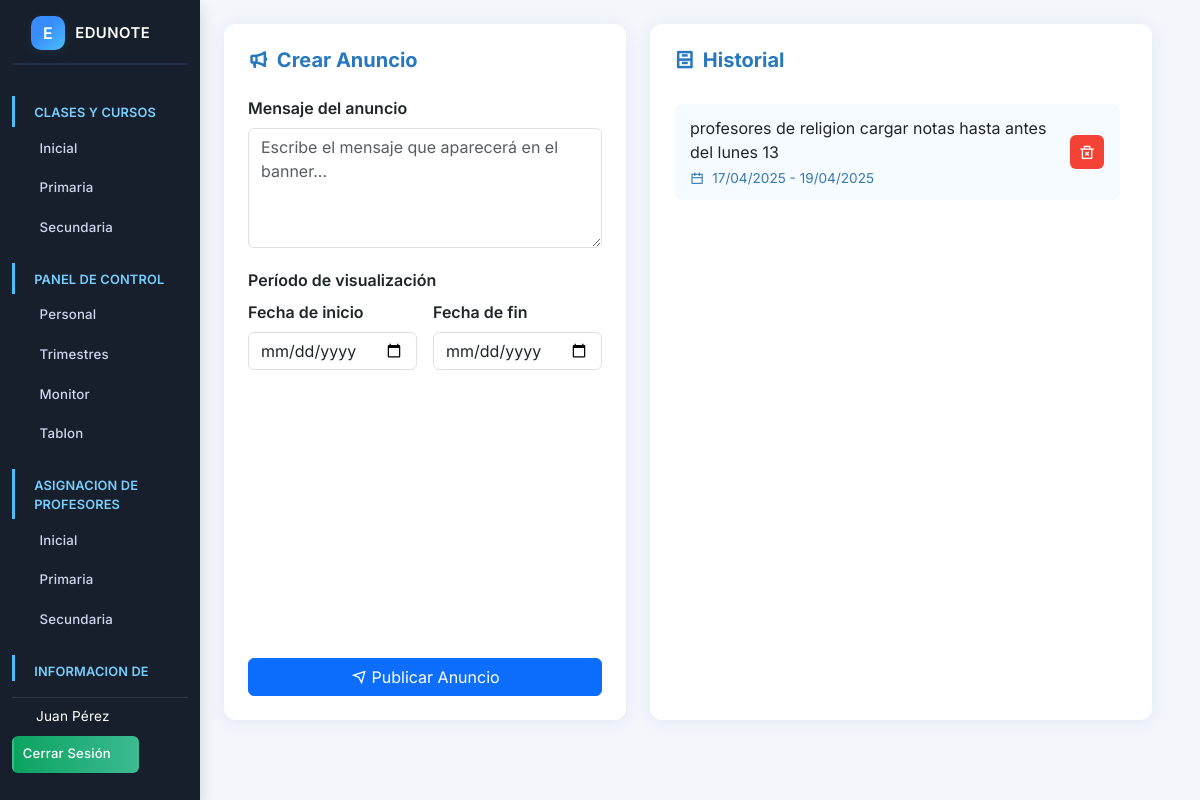
The page /admin/anuncios.php (signed in) on the database its author committed.
### tables this page shows
CREATE TABLE `anuncios` (
  `id` int(11) NOT NULL,
  `mensaje` text NOT NULL,
  `fecha_inicio` date NOT NULL,
  `fecha_fin` date NOT NULL,
  `creado_por` int(11) DEFAULT NULL,
  `creado_en` timestamp NOT NULL DEFAULT current_timestamp()
);

### admin/anuncios.php (the view, shortened to what this page needs)
<?php
$conn = (new Database())->connect();
$stmt = $conn->query("SELECT * FROM anuncios ORDER BY fecha_inicio DESC");
$anuncios = $stmt->fetchAll(PDO::FETCH_ASSOC);
?>
<!DOCTYPE html>
<html lang="es">
<head>
    <link rel="stylesheet" href="../css/bootstrap.min.css">
    <link rel="stylesheet" href="https://cdn.jsdelivr.net/npm/remixicon@4.1.0/fonts/remixicon.css">
</head>
<body>
    <div class="container-fluid">
        <div class="row">
            <?php include '../includes/sidebar.php'; ?>
            <main class="col-md-9 ms-sm-auto col-lg-10 px-md-4">
                <div class="main-container">
                    <div class="form-column">
                        <h2 class="section-title">
                            <i class="ri-megaphone-line"></i> Crear Anuncio
                        </h2>
                        <form method="post" class="form-container" autocomplete="off">
                            <div class="form-group">
                                <label>Mensaje del anuncio</label>
                                <textarea
                                    name="mensaje"
                                    class="form-control"
                                    rows="4"
                                    maxlength="255"
                                    required
                                    placeholder="Escribe el mensaje que aparecerá en el banner..."
                                ></textarea>
                            </div>
                            <div class="form-group">
                                <label>Período de visualización</label>
                                <div class="date-inputs">
                                    <div>
                                        <label>Fecha de inicio</label>
                                        <input
                                            type="date"
                                            name="fecha_inicio"
                                            required
                                            class="form-control"
                                        >
                                    </div>
                                    <div>
                                        <label>Fecha de fin</label>
                                        <input
                                            type="date"
                                            name="fecha_fin"
                                            required
                                            class="form-control"
                                        >
                                    </div>
                                </div>
                            </div>
                            <button type="submit" class="btn btn-primary submit-btn">
                                <i class="ri-send-plane-line"></i> Publicar Anuncio
                            </button>
                        </form>
                    </div>
                    <div class="history-column">
                        <h2 class="section-title">
                            <i class="ri-archive-drawer-line"></i> Historial
                        </h2>
                        <div class="announcement-list">
                            <?php if (empty($anuncios)): ?>
                                <div class="empty-state">
                                    No hay anuncios registrados
                                </div>
                            <?php else: ?>
                                <?php foreach ($anuncios as $a): ?>
                                    <div class="announcement-item">
                                        <div class="announcement-content">
                                            <div class="announcement-message">
                                                <?php echo htmlspecialchars($a['mensaje']); ?>
                                            </div>
                                            <div class="announcement-dates">
                                                <i class="ri-calendar-line"></i>
                                                <?php echo date('d/m/Y', strtotime($a['fecha_inicio'])); ?>
                                                -
                                                <?php echo date('d/m/Y', strtotime($a['fecha_fin'])); ?>
                                            </div>
                                        </div>
                                        <form method="get" onsubmit="return confirm('¿Eliminar este anuncio?');">
                                            <button type="submit" class="delete-btn" title="Eliminar anuncio">
                                                <i class="ri-delete-bin-2-line"></i>
                                            </button>
                                        </form>
                                    </div>
                                <?php endforeach; ?>
                            <?php endif; ?>
                        </div>
                    </div>
                </div>
            </main>
        </div>
    </div>
</body>
</html>

### admin/anuncios.php (style rules this page uses)
:root { --primary-blue: #2678bf; --light-blue: #f6fbff; --danger-red: #f44336; --danger-hover: #b71c1c; --border-color: #e0e0e0; --shadow-color: rgba(28, 78, 172, 0.07); }
body { background: #f3f6fb; font-family: 'Inter', Arial, sans-serif; height: 100vh; overflow: hidden; }
.main-container { display: flex; height: calc(100vh - 56px); gap: 1.5rem; padding: 1.5rem 1.5rem 1.5rem 0; }
.form-column { flex: 0 0 380px; background: #fff; border-radius: 12px; box-shadow: 0 2px 18px var(--shadow-color); padding: 1.5rem; height: 100%; display: flex; flex-direction: column; }
.history-column { flex: 1; background: #fff; border-radius: 12px; box-shadow: 0 2px 18px var(--shadow-color); padding: 1.5rem; height: 100%; display: flex; flex-direction: column; overflow: hidden; }
.section-title { color: var(--primary-blue); font-weight: 700; font-size: 1.25rem; margin-bottom: 1.5rem; display: flex; align-items: center; gap: 0.5rem; }
.form-container { flex: 1; display: flex; flex-direction: column; }
.form-group { margin-bottom: 1.25rem; }
label { font-weight: 600; margin-bottom: 0.5rem; display: block; }
textarea.form-control { min-height: 120px; resize: vertical; }
.date-inputs { display: grid; grid-template-columns: 1fr 1fr; gap: 1rem; }
.submit-btn { margin-top: auto; width: 100%; }
.announcement-list { flex: 1; overflow-y: auto; padding-right: 0.5rem; margin-top: 0.5rem; }
.announcement-item { display: flex; justify-content: space-between; align-items: center; padding: 0.75rem 1rem; background: var(--light-blue); border-radius: 8px; margin-bottom: 0.75rem; transition: all 0.2s; }
.announcement-content { flex: 1; }
.announcement-message { margin-bottom: 0.25rem; }
.announcement-dates { font-size: 0.85rem; color: #3578b3; display: flex; align-items: center; gap: 0.5rem; }
.delete-btn { background: var(--danger-red); color: white; border: none; border-radius: 6px; padding: 0.5rem; width: 34px; height: 34px; display: flex; align-items: center; justify-content: center; transition: background 0.2s; flex-shrink: 0; margin-left: 0.75rem; }

### rows shown on the page
anuncios: mensaje "profesores de religion cargar notas hasta antes del lunes 13", fecha_inicio "17/04/2025", fecha_fin "19/04/2025"

### other values the page prints
$_SESSION['user_name'] "Juan Pérez"
